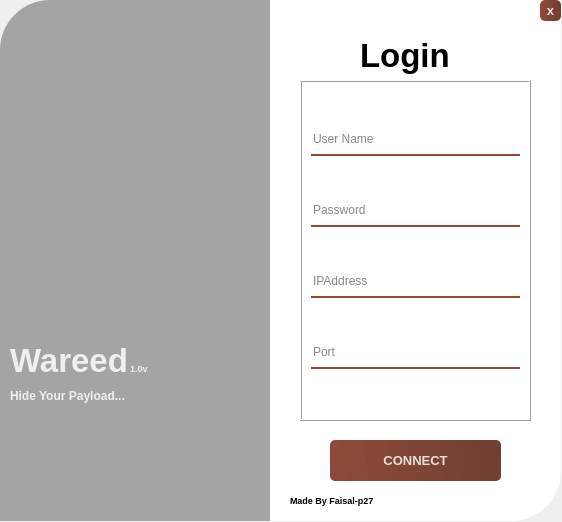
<?xml version="1.0" encoding="UTF-8"?>
<ui version="4.0">
 <class>Login</class>
 <widget class="QWidget" name="Login">
  <property name="geometry">
   <rect>
    <x>0</x>
    <y>0</y>
    <width>562</width>
    <height>522</height>
   </rect>
  </property>
  <property name="windowTitle">
   <string>WareedLogin</string>
  </property>
  <property name="styleSheet">
   <string notr="true">QPushButton:hover{
        background-color: qlineargradient(spread:pad, x1:0, y1:0.505682, x2:1, y2:0.477, stop:0 rgba(183, 44, 24, 219), stop:1 rgba(93, 39, 24, 226));
}

QPushButton:pressed{
        padding-left:5px;
        padding-top:5px;
        background-color:rgba(150, 123, 111, 255);
}

QPushButton{
        background-color: qlineargradient(spread:pad, x1:0, y1:0.505682, x2:1, y2:0.477, stop:0 rgba(124, 44, 24, 219), stop:1 rgba(93, 39, 24, 226));
        color:rgba(255, 255, 255, 210);
        border-radius:5px;
}

QLineEdit{
background-color:rgba(0, 0, 0, 0);
border:none;
border-bottom:2px solid rgba(124, 44, 24, 219);
color:rgba(0, 0, 0, 240);
padding-bottom:7px;

}

</string>
  </property>
  <widget class="QPushButton" name="pushButtonConnect">
   <property name="geometry">
    <rect>
     <x>330</x>
     <y>440</y>
     <width>171</width>
     <height>41</height>
    </rect>
   </property>
   <property name="font">
    <font>
     <pointsize>10</pointsize>
     <weight>75</weight>
     <bold>true</bold>
    </font>
   </property>
   <property name="text">
    <string>CONNECT</string>
   </property>
  </widget>
  <widget class="QLabel" name="LablelTitleWareed">
   <property name="geometry">
    <rect>
     <x>10</x>
     <y>330</y>
     <width>181</width>
     <height>61</height>
    </rect>
   </property>
   <property name="font">
    <font>
     <pointsize>25</pointsize>
     <weight>75</weight>
     <bold>true</bold>
    </font>
   </property>
   <property name="styleSheet">
    <string notr="true">color:rgba(255,255,255,210)</string>
   </property>
   <property name="text">
    <string>Wareed </string>
   </property>
  </widget>
  <widget class="QLabel" name="LableHideYP">
   <property name="geometry">
    <rect>
     <x>10</x>
     <y>380</y>
     <width>201</width>
     <height>31</height>
    </rect>
   </property>
   <property name="font">
    <font>
     <pointsize>9</pointsize>
     <weight>75</weight>
     <bold>true</bold>
    </font>
   </property>
   <property name="styleSheet">
    <string notr="true">color:rgba(255,255,255,210)</string>
   </property>
   <property name="text">
    <string>Hide Your Payload...</string>
   </property>
  </widget>
  <widget class="QLabel" name="LableVersion">
   <property name="geometry">
    <rect>
     <x>130</x>
     <y>360</y>
     <width>71</width>
     <height>16</height>
    </rect>
   </property>
   <property name="font">
    <font>
     <pointsize>7</pointsize>
     <weight>75</weight>
     <bold>true</bold>
    </font>
   </property>
   <property name="styleSheet">
    <string notr="true">color:rgba(255,255,255,210)</string>
   </property>
   <property name="text">
    <string>1.0v</string>
   </property>
  </widget>
  <widget class="QLabel" name="BackGroundWhite">
   <property name="geometry">
    <rect>
     <x>270</x>
     <y>0</y>
     <width>291</width>
     <height>521</height>
    </rect>
   </property>
   <property name="styleSheet">
    <string notr="true">background-color:rgba(255,255,255,255);
border-radius:0px;
border-bottom-right-radius:50px;</string>
   </property>
   <property name="text">
    <string/>
   </property>
  </widget>
  <widget class="QLabel" name="WareedBackGround">
   <property name="geometry">
    <rect>
     <x>0</x>
     <y>0</y>
     <width>281</width>
     <height>521</height>
    </rect>
   </property>
   <property name="toolTipDuration">
    <number>-1</number>
   </property>
   <property name="styleSheet">
    <string notr="true">
border-radius:0px;
border-top-left-radius:50px;
background-color:rgba(0,0,0,80);</string>
   </property>
   <property name="frameShape">
    <enum>QFrame::NoFrame</enum>
   </property>
   <property name="lineWidth">
    <number>1</number>
   </property>
   <property name="text">
    <string/>
   </property>
  </widget>
  <widget class="QFrame" name="frame">
   <property name="geometry">
    <rect>
     <x>300</x>
     <y>80</y>
     <width>231</width>
     <height>341</height>
    </rect>
   </property>
   <property name="frameShape">
    <enum>QFrame::Box</enum>
   </property>
   <property name="frameShadow">
    <enum>QFrame::Raised</enum>
   </property>
   <layout class="QVBoxLayout" name="verticalLayout">
    <item>
     <widget class="QLineEdit" name="lineEditUserName">
      <property name="placeholderText">
       <string>User Name</string>
      </property>
     </widget>
    </item>
    <item>
     <widget class="QLineEdit" name="lineEditPassword">
      <property name="echoMode">
       <enum>QLineEdit::Password</enum>
      </property>
      <property name="placeholderText">
       <string>Password</string>
      </property>
     </widget>
    </item>
    <item>
     <widget class="QLineEdit" name="lineEditIPAddress">
      <property name="placeholderText">
       <string>IPAddress</string>
      </property>
     </widget>
    </item>
    <item>
     <widget class="QLineEdit" name="lineEdirPort">
      <property name="placeholderText">
       <string>Port</string>
      </property>
     </widget>
    </item>
   </layout>
  </widget>
  <widget class="QLabel" name="LableMadeby">
   <property name="geometry">
    <rect>
     <x>290</x>
     <y>490</y>
     <width>131</width>
     <height>21</height>
    </rect>
   </property>
   <property name="font">
    <font>
     <pointsize>7</pointsize>
     <weight>75</weight>
     <bold>true</bold>
    </font>
   </property>
   <property name="styleSheet">
    <string notr="true"/>
   </property>
   <property name="text">
    <string>Made By Faisal-p27</string>
   </property>
  </widget>
  <widget class="QLabel" name="LablelTitleLogin">
   <property name="geometry">
    <rect>
     <x>360</x>
     <y>30</y>
     <width>101</width>
     <height>51</height>
    </rect>
   </property>
   <property name="font">
    <font>
     <pointsize>25</pointsize>
     <weight>75</weight>
     <bold>true</bold>
    </font>
   </property>
   <property name="styleSheet">
    <string notr="true"/>
   </property>
   <property name="text">
    <string>Login</string>
   </property>
  </widget>
  <widget class="QPushButton" name="pushButtonQuit">
   <property name="geometry">
    <rect>
     <x>540</x>
     <y>0</y>
     <width>21</width>
     <height>21</height>
    </rect>
   </property>
   <property name="font">
    <font>
     <pointsize>10</pointsize>
     <weight>75</weight>
     <bold>true</bold>
    </font>
   </property>
   <property name="text">
    <string>x</string>
   </property>
  </widget>
  <widget class="QWidget" name="widget" native="true">
   <property name="geometry">
    <rect>
     <x>150</x>
     <y>310</y>
     <width>120</width>
     <height>80</height>
    </rect>
   </property>
  </widget>
  <widget class="QWidget" name="widget_2" native="true">
   <property name="geometry">
    <rect>
     <x>-10</x>
     <y>60</y>
     <width>271</width>
     <height>271</height>
    </rect>
   </property>
   <property name="styleSheet">
    <string notr="true">border-image: url(:/Image/WareedIcon.png);</string>
   </property>
  </widget>
  <zorder>WareedBackGround</zorder>
  <zorder>BackGroundWhite</zorder>
  <zorder>pushButtonConnect</zorder>
  <zorder>frame</zorder>
  <zorder>LableMadeby</zorder>
  <zorder>LablelTitleWareed</zorder>
  <zorder>LableVersion</zorder>
  <zorder>LablelTitleLogin</zorder>
  <zorder>pushButtonQuit</zorder>
  <zorder>widget</zorder>
  <zorder>widget_2</zorder>
  <zorder>LableHideYP</zorder>
 </widget>
 <resources/>
 <connections/>
</ui>
